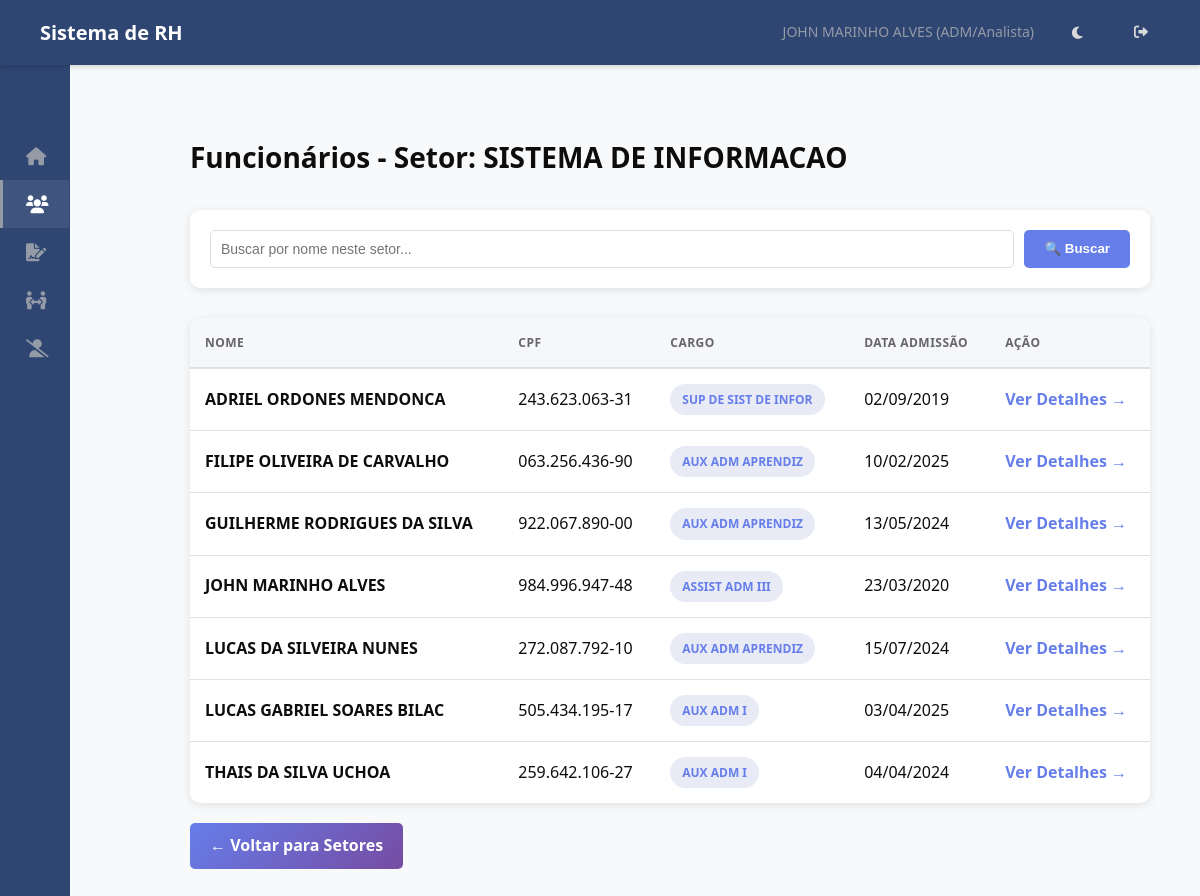
Screenshot of /funcionarios/setor/42/ (signed in) with the database file from the repository.
### hierarquia/models.py (models this page shows, shortened)
class Funcionario(models.Model):
    usuario = models.OneToOneField(User, on_delete=models.SET_NULL, null=True, blank=True, related_name='funcionario')
    nome = models.CharField(max_length=255)
    data_nascimento = models.DateField(blank=True, null=True)
    cpf = models.CharField(max_length=14, unique=True, validators=[cpf_validator])
    data_admissao = models.DateField()
    cargo = models.ForeignKey(Cargo, on_delete=models.PROTECT, related_name='funcionarios')
    setor_primario = models.ForeignKey(
        Setor,
        on_delete=models.PROTECT, # Protege contra exclusão de setor com funcionários
        related_name='funcionarios_primarios', # Nome para acesso reverso
        verbose_name='Setor Principal',
        null=True, # TEMPORARIAMENTE True para facilitar migração inicial, depois pode ser False
        blank=True # TEMPORARIAMENTE True
    )
    setores_responsaveis = models.ManyToManyField(
        Setor,
        related_name='responsaveis', # Permite Setor.responsaveis.all()
        blank=True, # Muitos funcionários não serão responsáveis por nenhum setor
        verbose_name='Setores Responsáveis'
    )
    centro_servico = models.ForeignKey(CentroServico, on_delete=models.SET_NULL, null=True, blank=True, related_name='funcionarios')
    ativo = models.BooleanField(default=True)
    criado_em = models.DateTimeField(auto_now_add=True)
    atualizado_em = models.DateTimeField(auto_now=True)
    class Meta:
        ordering = ['nome']
        verbose_name = 'Funcionário'
        verbose_name_plural = 'Funcionários'

class Cargo(models.Model):
    NIVEL_CHOICES = [
        (1, 'Diretor'),
        (2, 'Gestor'),
        (3, 'Coordenador'),
        (4, 'Supervisor'),
        (5, 'ADM/Analista'), # E outros níveis operacionais
    ]
    nome = models.CharField(max_length=255, unique=True)
    nivel = models.IntegerField(choices=NIVEL_CHOICES)
    descricao = models.TextField(blank=True, null=True)
    criado_em = models.DateTimeField(auto_now_add=True)
    atualizado_em = models.DateTimeField(auto_now=True)
    class Meta:
        ordering = ['nivel', 'nome']
        verbose_name = 'Cargo'
        verbose_name_plural = 'Cargos'

class Setor(models.Model):
    nome = models.CharField(max_length=255, unique=True)
    descricao = models.TextField(blank=True, null=True)
    criado_em = models.DateTimeField(auto_now_add=True)
    atualizado_em = models.DateTimeField(auto_now=True)
    class Meta:
        ordering = ['nome']
        verbose_name = 'Setor'
        verbose_name_plural = 'Setores'

### hierarquia/views.py (the view)
# urls.py: path('funcionarios/setor/<int:setor_id>/', views.listar_funcionarios_por_setor, name='listar_funcionarios_por_setor'),
@login_required(login_url='login')
def listar_funcionarios_por_setor(request, setor_id):
    try:
        funcionario_logado = request.user.funcionario
    except Funcionario.DoesNotExist:
        return render(request, 'hierarquia/sem_acesso.html')
    setor = get_object_or_404(Setor, id=setor_id)
    permitido = False
    if funcionario_logado.cargo.nivel == 1:
        permitido = True
    elif funcionario_logado.setor_primario == setor:
        permitido = True
    elif funcionario_logado.setores_responsaveis.filter(pk=setor.pk).exists():
        permitido = True
    if not permitido:
         return render(request, 'hierarquia/sem_permissao.html', {'mensagem': f'Você não tem permissão para ver funcionários do setor "{setor.nome}".'})
    funcionarios = Funcionario.objects.filter(ativo=True, setor_primario=setor)
    busca = request.GET.get('busca', '')
    if busca:
        funcionarios = funcionarios.filter(nome__icontains=busca)
    context = {
        'funcionario_logado': funcionario_logado,
        'funcionarios': funcionarios.order_by('nome'),
        'setor': setor,
        'busca': busca,
    }
    return render(request, 'hierarquia/listar_funcionarios.html', context)

### hierarquia/templatetags/rh_tags.py (called while the page is built)
@register.simple_tag
def is_rh_or_dp(funcionario):
    if funcionario and funcionario.setor_primario:
        if funcionario.setor_primario.nome.upper() in (s.upper() for s in RH_DP_SETORES):
            return True
    return False

### templates/hierarquia/listar_funcionarios.html (shortened to what this page needs)
{% extends 'base.html' %}
{% load static %}
{% block extra_css %}
    <link rel="stylesheet" href="{% static 'css/listar_funcionarios.css' %}">
{% endblock extra_css %}
{% block content %}
<div class="container">
    <div class="header">
        <h2>Funcionários - Setor: {{ setor.nome }}</h2>
    </div>
    <div class="search-box">
        <form method="GET">
            <input type="text" name="busca" placeholder="Buscar por nome neste setor..." value="{{ busca }}">
            <button type="submit">🔍 Buscar</button>
        </form>
    </div>
    {% if funcionarios %}
    <div class="table-container">
        <table>
            <thead>
                <tr>
                    <th>Nome</th>
                    <th>CPF</th>
                    <th>Cargo</th>
                    <th>Data Admissão</th>
                    <th>Ação</th>
                </tr>
            </thead>
            <tbody>
                {% for func in funcionarios %}
                <tr>
                    <td><strong>{{ func.nome }}</strong></td>
                    <td>{{ func.cpf }}</td>
                    <td><span class="cargo-badge">{{ func.cargo.nome }}</span></td>
                    <td>{{ func.data_admissao|date:"d/m/Y" }}</td>
                    <td>
                        <a href="{% url 'detalhar_funcionario' func.id %}" class="action-link">Ver Detalhes →</a>
                    </td>
                </tr>
                {% endfor %}
            </tbody>
        </table>
    </div>
    {% endif %}
    <a href="{% url 'listar_setores_funcionarios' %}" class="btn" style="margin-top: 20px;">← Voltar para Setores</a>
</div>
{% endblock content %}

### templates/base.html (shortened to what this page needs)
{% load static %}
{% load rh_tags %}
<!DOCTYPE html>
<html lang="pt-BR">
<head>
    <link rel="stylesheet" href="{% static 'css/base.css' %}">
    <link rel="stylesheet" href="https://cdnjs.cloudflare.com/ajax/libs/font-awesome/6.0.0/css/all.min.css">
    {% block extra_css %}{% endblock extra_css %}
</head>
<body {% if request.COOKIES.theme == 'dark' %}class="dark-theme"{% endif %}>
    <nav class="navbar">
        <h1>Sistema de RH</h1>
        <div class="navbar-user">
            {% if user.is_authenticated %}
                {% with funcionario_logado=request.user.funcionario %}
                    <span>
                        {{ funcionario_logado.nome|default:user.username }}
                        {% if funcionario_logado.cargo %} ({{ funcionario_logado.cargo.get_nivel_display }}) {% endif %}
                    </span>
                {% endwith %}
            {% else %}
                <span>Visitante</span>
            {% endif %}
            <button id="theme-toggle" class="theme-toggle-btn" aria-label="Alternar tema">
            </button>
            {% if user.is_authenticated %}
                <a href="{% url 'logout' %}" title="Sair"><i class="fas fa-sign-out-alt"></i></a>
            {% else %}
                <a href="{% url 'login' %}" title="Entrar"><i class="fas fa-sign-in-alt"></i></a>
            {% endif %}
        </div>
    </nav>
    <div class="page-container">
        <aside class="sidebar" id="sidebar">
            <div class="sidebar-header">
            </div>
            <nav class="menu-items">
                {% with funcionario_logado=request.user.funcionario %}
                    {% is_rh_or_dp funcionario_logado as eh_rh %}
                    <a href="{% url 'dashboard' %}" class="menu-item {% if request.resolver_match.url_name == 'dashboard' %}active{% endif %}">
                        <i class="fas fa-home fa-fw"></i> <span class="menu-text">Dashboard</span>
                    </a>
                    <a href="{% url 'listar_setores_funcionarios' %}" class="menu-item {% if 'funcionarios' in request.resolver_match.view_name or 'detalhar_funcionario' in request.resolver_match.url_name %}active{% endif %}">
                        <i class="fas fa-users fa-fw"></i> <span class="menu-text">Funcionários</span>
                    </a>
                    {% if user.is_authenticated %}
                        {% if funcionario_logado %}
                            {% with rp_urls='criar_rp,minhas_rps,listar_rps_para_aprovar,historico_rps,detalhar_rp,editar_rp_rh,aprovar_rp,rejeitar_rp' %}
                            <div class="sidebar-module {% if request.resolver_match.url_name in rp_urls %}open{% endif %}">
                                <a href="#" class="menu-item module-trigger">
                                    <i class="fas fa-file-signature fa-fw"></i>
                                    </a>
                            </div>
                            {% endwith %}
                            {% with mp_urls='criar_mp,minhas_mps,listar_mps_para_aprovar,historico_mps,detalhar_mp,aprovar_mp,rejeitar_mp' %}
                            <div class="sidebar-module {% if request.resolver_match.url_name in mp_urls %}open{% endif %}">
                                <a href="#" class="menu-item module-trigger">
                                    <i class="fas fa-people-arrows fa-fw"></i>
                                    </a>
                            </div>
                            {% endwith %}
                            {% with rd_urls='criar_rd,minhas_rds,listar_rds_para_aprovar,detalhar_rd,aprovar_rd,rejeitar_rd,historico_rds' %}
                            <div class="sidebar-module {% if request.resolver_match.url_name in rd_urls %}open{% endif %}">
                                <a href="#" class="menu-item module-trigger">
                                    <i class="fas fa-user-slash fa-fw"></i>
                                    </a>
                            </div>
                            {% endwith %}
                        {% endif %}
                    {% endif %}
                {% endwith %}
            </nav>
        </aside>
        <main class="main-content" id="main-content">
            {% block content %}{% endblock content %}
        </main>
    </div>
</body>
</html>

### static/css/base.css (style rules this page uses)
:root { --sidebar-width-expanded: 250px; --sidebar-width-collapsed: 70px; --bg-primary: #FFFFFF; --bg-secondary: #f8f9fa; --bg-navbar: #2F4673; --bg-sidebar: #2F4673; --bg-hover: rgba(217, 217, 217, 0.05); --bg-active: rgba(217, 217, 217, 0.1); --text-primary: #0D0D0D; --text-secondary: #64758C; --text-muted: #949BA6; --text-navbar: #D9D9D9; --text-sidebar: #D9D9D9; --text-sidebar-hover: #FFFFFF; --border-color: #D9D9D9; --border-accent: #949BA6; --shadow-color: rgba(0, 0, 0, 0.1); --shadow-navbar: rgba(0, 0, 0, 0.15); --accent-color: #64758C; }
* { margin: 0; padding: 0; box-sizing: border-box; }
body { font-family: 'Segoe UI', Tahoma, Geneva, Verdana, sans-serif; color: var(--text-primary); background-color: var(--bg-secondary); font-size: 16px; line-height: 1.6; transition: background-color 0.3s ease, color 0.3s ease; overflow: hidden; }
.navbar { background-color: var(--bg-navbar); color: var(--text-navbar); padding: 0 40px; height: 65px; display: flex; justify-content: space-between; align-items: center; box-shadow: 0 2px 5px var(--shadow-navbar); position: relative; z-index: 1001; }
.navbar h1 { font-size: 20px; font-weight: 600; color: #FFFFFF; }
.navbar-user { display: flex; align-items: center; gap: 25px; }
.navbar-user span { font-size: 14px; color: var(--text-muted); }
.navbar-user a, .theme-toggle-btn { color: var(--text-navbar); text-decoration: none; padding: 8px 12px; border-radius: 4px; font-size: 14px; font-weight: 500; transition: background-color 0.2s ease, color 0.2s ease; cursor: pointer; background: none; border: none; font-family: inherit; }
.page-container { display: flex; height: calc(100vh - 65px); }
.sidebar { width: var(--sidebar-width-expanded); background: var(--bg-sidebar); height: 100%; overflow-y: auto; overflow-x: hidden; display: flex; flex-direction: column; transition: width 0.3s ease; z-index: 1000; position: relative; }
.sidebar-header { display: flex; justify-content: space-between; align-items: center; padding: 25px 25px 15px 25px; }
.sidebar .menu-items { display: flex; flex-direction: column; padding-bottom: 20px; }
.sidebar .menu-item { padding: 12px 25px; text-decoration: none; color: var(--text-sidebar); font-weight: 500; display: flex; align-items: center; gap: 12px; font-size: 15px; border-left: 3px solid transparent; margin-right: 1px; transition: background-color 0.2s ease, color 0.2s ease, border-left-color 0.2s ease; white-space: nowrap; }
.sidebar .menu-item i { font-size: 18px; width: 20px; text-align: center; color: var(--text-muted); transition: color 0.2s ease; flex-shrink: 0; }
.sidebar .menu-item.active { background-color: var(--bg-active); color: var(--text-sidebar-hover); border-left-color: var(--border-accent); font-weight: 600; }
.sidebar .menu-item.active i { color: var(--text-sidebar-hover); }
.sidebar.sidebar-collapsed { width: var(--sidebar-width-collapsed); }
.sidebar.sidebar-collapsed .menu-item { justify-content: center; padding-left: 0; padding-right: 0; gap: 0; }
.sidebar.sidebar-collapsed .menu-item i { margin: 0; }
.main-content { flex: 1; overflow-y: auto; padding: 30px; background-color: var(--bg-secondary); margin-left: var(--sidebar-width-expanded); transition: margin-left 0.3s ease; }
.sidebar.sidebar-collapsed ~ .main-content { margin-left: var(--sidebar-width-collapsed); }
.container { max-width: 1000px; margin: 0 auto; padding: 0; }
.sidebar-module { overflow: hidden; }
.sidebar-module .module-trigger { display: flex; align-items: center; cursor: pointer; }

### rows the page displays
Funcionario: nome "JOHN MARINHO ALVES", cargo.nivel "ADM/Analista", cpf "984.996.947-48", cargo.nome "ASSIST ADM III", data_admissao "23/03/2020"
Setor: nome "SISTEMA DE INFORMACAO"
Funcionario: nome "ADRIEL ORDONES MENDONCA", cpf "243.623.063-31", cargo.nome "SUP DE SIST DE INFOR", data_admissao "02/09/2019"
Funcionario: nome "FILIPE OLIVEIRA DE CARVALHO", cpf "063.256.436-90", cargo.nome "AUX ADM APRENDIZ", data_admissao "10/02/2025"
Funcionario: nome "GUILHERME RODRIGUES DA SILVA", cpf "922.067.890-00", cargo.nome "AUX ADM APRENDIZ", data_admissao "13/05/2024"
Funcionario: nome "LUCAS DA SILVEIRA NUNES", cpf "272.087.792-10", cargo.nome "AUX ADM APRENDIZ", data_admissao "15/07/2024"
Funcionario: nome "LUCAS GABRIEL SOARES BILAC", cpf "505.434.195-17", cargo.nome "AUX ADM I", data_admissao "03/04/2025"
Funcionario: nome "THAIS DA SILVA UCHOA", cpf "259.642.106-27", cargo.nome "AUX ADM I", data_admissao "04/04/2024"
